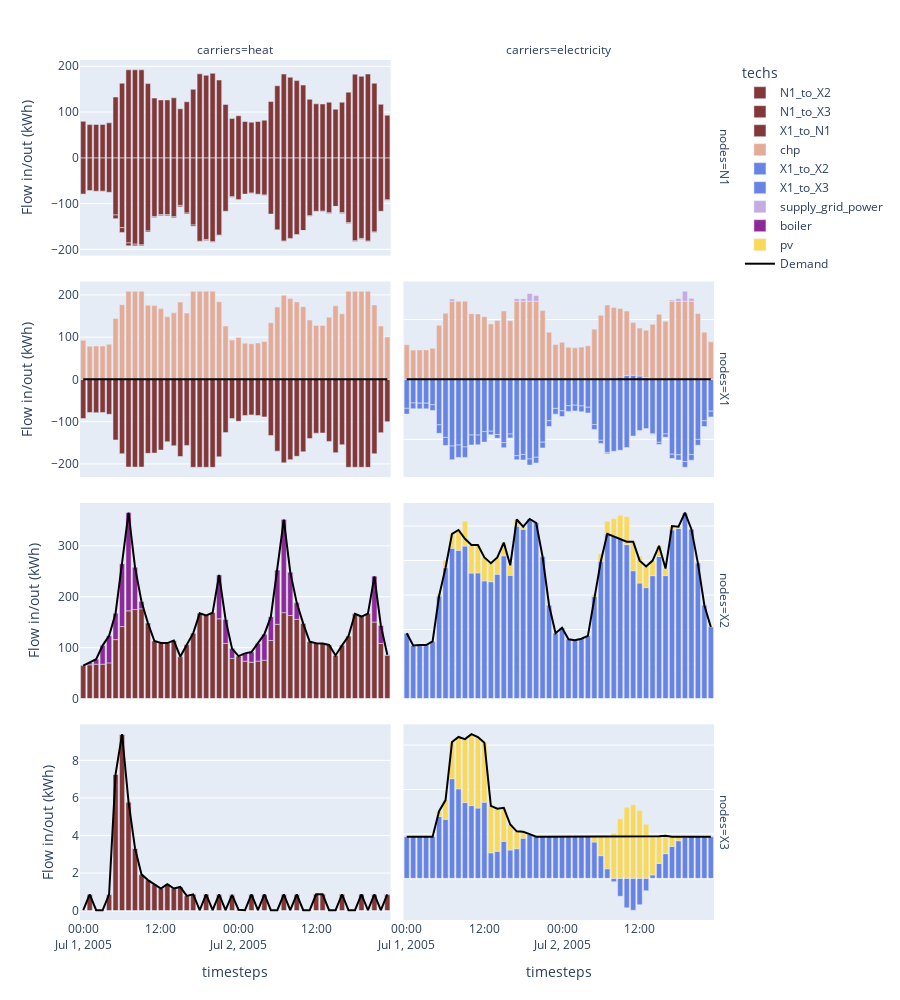

Notebook code for this chart:
### Code cell
carriers = ["heat", "electricity"]
df_flows = (
    (model.results.flow_out.fillna(0) - model.results.flow_in.fillna(0))
    .sel(carriers=carriers)
    .to_series()
    .where(lambda x: x != 0)
    .dropna()
    .to_frame("Flow in/out (kWh)")
    .reset_index()
)
df_demand = df_flows[df_flows.techs.str.contains("demand")]
df_flows_other = df_flows[~df_flows.techs.str.contains("demand")]

print(df_flows.head())

node_order = df_flows_other.nodes.unique()

fig = px.bar(
    df_flows_other,
    x="timesteps",
    y="Flow in/out (kWh)",
    facet_row="nodes",
    facet_col="carriers",
    color="techs",
    category_orders={"nodes": node_order, "carriers": carriers},
    height=1000,
    color_discrete_map=colors,
)

showlegend = True
# we reverse the node order (`[::-1]`) because the rows are numbered from bottom to top.
for row, node in enumerate(node_order[::-1]):
    for col, carrier in enumerate(carriers):
        demand_ = df_demand.loc[
            (df_demand.nodes == node) & (df_demand.techs == f"demand_{carrier}"),
            "Flow in/out (kWh)",
        ]
        if not demand_.empty:
            fig.add_scatter(
                x=model.results.timesteps.values,
                y=-1 * demand_,
                row=row + 1,
                col=col + 1,
                marker_color="black",
                name="Demand",
                legendgroup="demand",
                showlegend=showlegend,
            )
            showlegend = False
fig.update_yaxes(matches=None)
fig.show()
